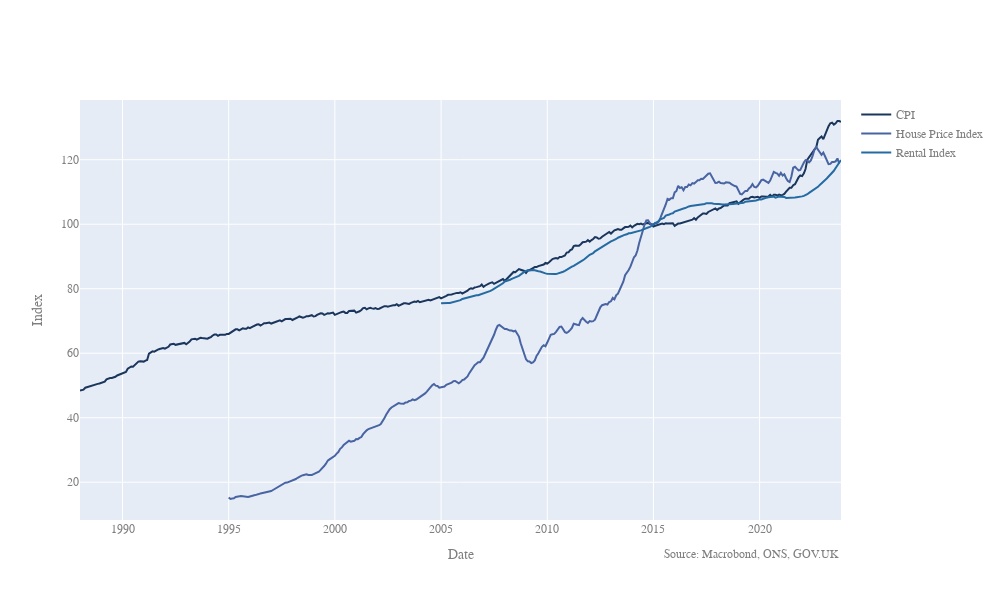

Notebook code cell kept with this figure:
### Code cell
fig_1 = lineplots(df_ts)

### Figure 1 — Plotly figure (JSON) as saved in the notebook; plotly's stock layout.template omitted (floating-point values rounded to 4 significant figures; data arrays with more than 128 entries replaced by an {"elided": "..."} marker saying what was removed)
{"data": [{"line": {"color": "#1B365D"}, "name": "CPI", "type": "scatter", "x": {"elided": "431 str values"}, "y": {"elided": "431 float values"}}, {"line": {"color": "#4964A2"}, "name": "House Price Index", "type": "scatter", "x": {"elided": "431 str values"}, "y": {"elided": "431 float values"}}, {"line": {"color": "#256BA2"}, "name": "Rental Index", "type": "scatter", "x": {"elided": "431 str values"}, "y": {"elided": "431 float values"}}], "layout": {"annotations": [{"showarrow": false, "text": "Source: Macrobond, ONS, GOV.UK", "x": 1, "xref": "paper", "y": -0.1, "yref": "paper"}], "autosize": false, "font": {"color": "#7f7f7f", "family": "Montserrat", "size": 12}, "height": 600, "width": 1000, "xaxis": {"title": {"text": "Date"}}, "yaxis": {"title": {"text": "Index"}}}}
